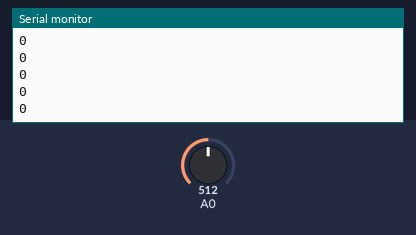
Simulated run of this sketch. Board: Arduino Uno, built with avr-gcc and run on an emulated ATmega328P. Shown: the last lines printed to the serial monitor. The inputs (shaded band) are chosen by the test bench; at power-on: A0 = 512.

Above: at 2.2 s.
2.3 s: A0 set to 306
At 2.62 s:
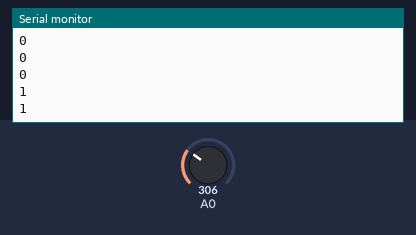
3.8 s: A0 set to 122
At 3.97 s:
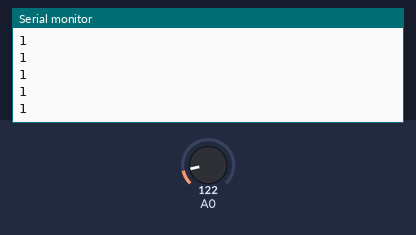
Timing chart, 0 to 6.8 s (numbered marks = the images above; inputs shaded):
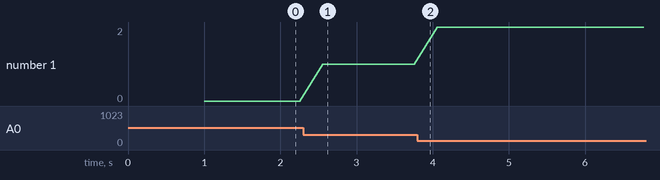

Measured:
- after the input at 2.3 s, the serial monitor: prints a new line after 0.26 s (image 1)
- plotted number 1: 0 → 1 after the input at 2.3 s, 1 → 2 after the input at 3.8 s

The sketch:

conta_gotas.ino
```cpp
int calibrate = 0;
int gota = 0;
int gotas = 0;
void setup()
{
  /*3.3v*/
 Serial.begin(9600);
 calibrate = analogRead(0);
//Serial.println("calibração");
//Serial.println(calibrate);
delay(1000);
}

void loop(){
gota = analogRead(0);

 if(gota < calibrate-1){
  delay(250);
  gotas++;
}

//Serial.println("Atual");
//Serial.println(gota);
//Serial.println("gotas");
Serial.println(gotas);
calibrate = gota;
delay(50);
}
```
